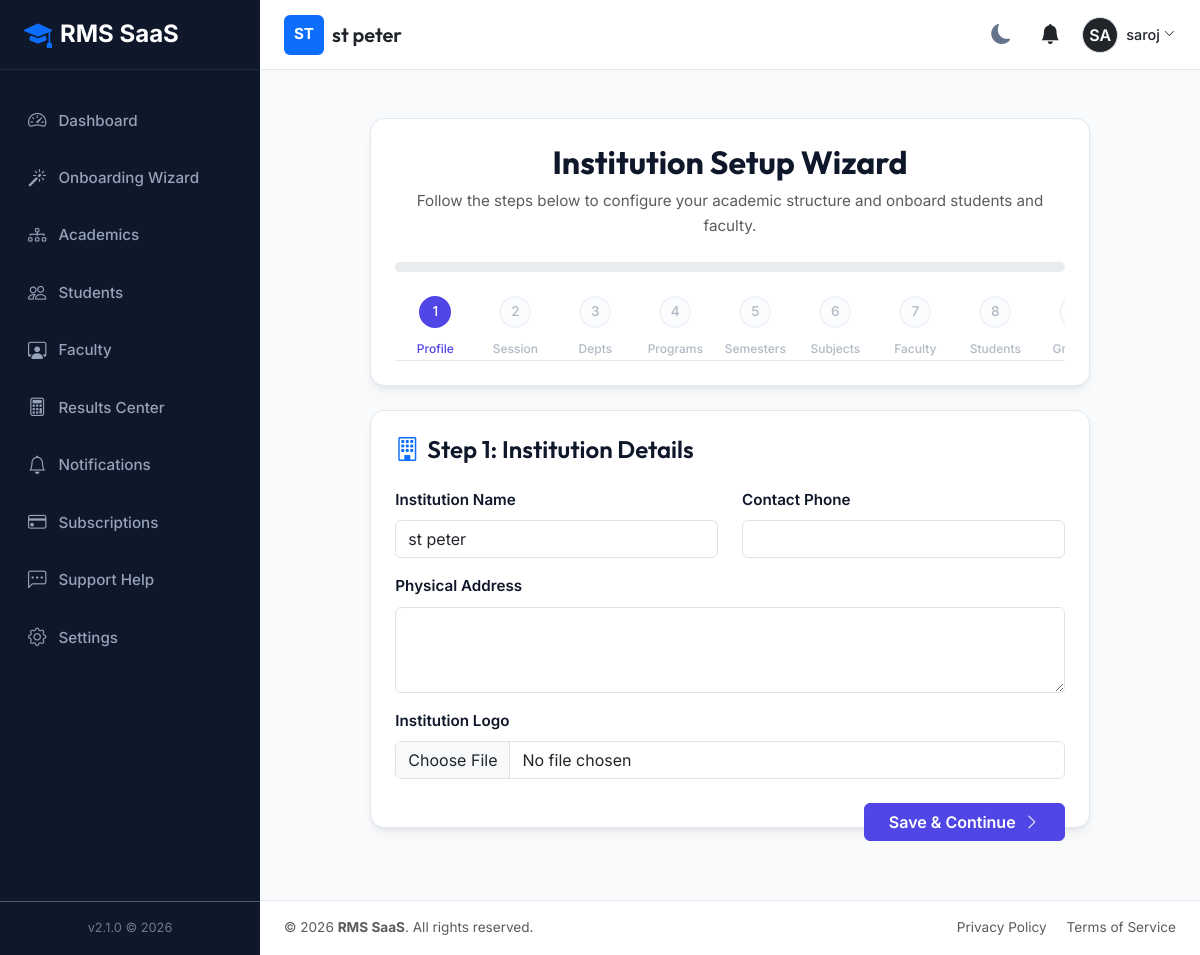
The page /onboarding/ (signed in) on the database its author committed.
### tenants/models.py (models this page shows, shortened)
class Institution(models.Model):
    name = models.CharField(max_length=255)
    slug = models.SlugField(max_length=255, unique=True)
    contact_email = models.EmailField()
    contact_phone = models.CharField(max_length=20, blank=True, null=True)
    address = models.TextField(blank=True, null=True)
    logo = models.ImageField(upload_to='institution_logos/', blank=True, null=True)
    is_active = models.BooleanField(default=True)
    created_at = models.DateTimeField(auto_now_add=True)
    updated_at = models.DateTimeField(auto_now=True)

### accounts/models.py (models this page shows, shortened)
class User(AbstractUser):
    class Role(models.TextChoices):
        SUPER_ADMIN = 'SUPER_ADMIN', 'Super Admin'
        INSTITUTION_OWNER = 'INSTITUTION_OWNER', 'Institution Owner'
        INSTITUTION_ADMIN = 'INSTITUTION_ADMIN', 'Institution Admin'
        EXAM_CONTROLLER = 'EXAM_CONTROLLER', 'Examination Controller'
        HOD = 'HOD', 'Head of Department'
        FACULTY = 'FACULTY', 'Faculty'
        STUDENT = 'STUDENT', 'Student'
    role = models.CharField(max_length=30, choices=Role.choices, default=Role.STUDENT)
    institution = models.ForeignKey(
        'tenants.Institution',
        on_delete=models.SET_NULL,
        null=True,
        blank=True,
        related_name='users'
    )
    phone = models.CharField(max_length=20, blank=True, null=True)
    profile_picture = models.ImageField(upload_to='profile_pics/', blank=True, null=True)
    created_at = models.DateTimeField(auto_now_add=True)
    updated_at = models.DateTimeField(auto_now=True)
    @property
    def is_super_admin(self):
        return self.role == self.Role.SUPER_ADMIN or self.is_superuser
    @property
    def is_institution_admin(self):
        return self.role in [self.Role.INSTITUTION_OWNER, self.Role.INSTITUTION_ADMIN]

### academics/views.py (the view)
    def wrapper(request, *args, **kwargs):
        if not request.user.is_authenticated:
            return redirect('login')
        if not request.user.is_super_admin and not request.user.is_institution_admin:
            messages.error(request, "Permission Denied: Admin access required.")
            return redirect('dashboard')
        return view_func(request, *args, **kwargs)

### academics/views.py (called while the page is built)
def admin_required(view_func):
    def wrapper(request, *args, **kwargs):
        if not request.user.is_authenticated:
            return redirect('login')
        if not request.user.is_super_admin and not request.user.is_institution_admin:
            messages.error(request, "Permission Denied: Admin access required.")
            return redirect('dashboard')
        return view_func(request, *args, **kwargs)
    return wrapper

### notifications/context_processors.py (called while the page is built)
def unread_notifications(request):
    if request.user.is_authenticated:
        unread_notifications = Notification.objects.filter(user=request.user, is_read=False).order_by('-created_at')
        return {
            'unread_notifications': unread_notifications,
            'unread_notifications_list': unread_notifications,
            'unread_notifications_count': unread_notifications.count()
        }
    return {}

### tenants/context_processors.py (called while the page is built)
def institution_context(request):
    context = {
        'current_institution': None,
        'institution_settings': None
    }
    if request.user.is_authenticated and not request.user.is_super_admin:
        if request.user.institution:
            context['current_institution'] = request.user.institution
            try:
                context['institution_settings'] = request.user.institution.settings
            except Exception:
                context['institution_settings'] = None
    return context

### templates/institution/onboarding_wizard.html (shortened to what this page needs)
{% extends "base.html" %}
{% block content %}
<div class="row justify-content-center py-4">
    <div class="col-lg-10">
        <div class="rms-card p-4 text-center mb-4">
            <h2 class="font-heading fw-bold">Institution Setup Wizard</h2>
            <p class="text-muted mb-4">Follow the steps below to configure your academic structure and onboard students and faculty.</p>
            <div class="progress mb-4" style="height: 10px; border-radius: 5px;">
            </div>
            <ul class="wizard-steps d-flex justify-content-between p-0 m-0">
                {% for i in "123456789" %}
                    <li class="wizard-step {% if step == forloop.counter %}active{% elif onboarding_step > forloop.counter %}completed{% endif %}">
                        <a href="?step={{ forloop.counter }}" class="text-decoration-none text-reset {% if onboarding_step < forloop.counter %}pe-none opacity-50{% endif %}">
                            <div class="wizard-step-number">{{ forloop.counter }}</div>
                            <span class="d-none d-md-inline" style="font-size: 0.75rem;">
                                {% if forloop.counter == 1 %}Profile
                                {% elif forloop.counter == 2 %}Session
                                {% elif forloop.counter == 3 %}Depts
                                {% elif forloop.counter == 4 %}Programs
                                {% elif forloop.counter == 5 %}Semesters
                                {% elif forloop.counter == 6 %}Subjects
                                {% elif forloop.counter == 7 %}Faculty
                                {% elif forloop.counter == 8 %}Students
                                {% elif forloop.counter == 9 %}Grading
                                {% endif %}
                            </span>
                        </a>
                    </li>
                {% endfor %}
            </ul>
        </div>
        <div class="rms-card p-4">
            {% if step == 1 %}
            <h4 class="mb-4 font-heading fw-semibold"><i class="bi bi-building me-2 text-primary"></i>Step 1: Institution Details</h4>
            <form method="POST" enctype="multipart/form-data">
                <div class="row">
                    <div class="col-md-6 mb-3">
                        <label for="name" class="form-label fw-semibold">Institution Name</label>
                        <input type="text" id="name" name="name" class="form-control" value="{{ institution.name }}" required>
                    </div>
                    <div class="col-md-6 mb-3">
                        <label for="contact_phone" class="form-label fw-semibold">Contact Phone</label>
                        <input type="text" id="contact_phone" name="contact_phone" class="form-control" value="{{ institution.contact_phone|default:'' }}">
                    </div>
                </div>
                <div class="mb-3">
                    <label for="address" class="form-label fw-semibold">Physical Address</label>
                    <textarea id="address" name="address" class="form-control" rows="3">{{ institution.address|default:'' }}</textarea>
                </div>
                <div class="mb-4">
                    <label for="logo" class="form-label fw-semibold">Institution Logo</label>
                    <input type="file" id="logo" name="logo" class="form-control">
                </div>
                <button type="submit" class="btn btn-primary px-4 fw-semibold float-end">Save & Continue <i class="bi bi-chevron-right ms-1"></i></button>
            </form>
            {% endif %}
        </div>
    </div>
</div>
{% endblock %}

### templates/partials/navbar.html (shortened to what this page needs)
<nav class="app-navbar no-print">
    <div class="d-flex align-items-center">
        {% if current_institution %}
            <div class="d-flex align-items-center">
                {% if current_institution.logo %}
                    <img src="{{ current_institution.logo.url }}" alt="{{ current_institution.name }} Logo" height="40" class="me-2 rounded">
                {% else %}
                    <div class="bg-primary text-white d-flex align-items-center justify-content-center rounded me-2" style="width: 40px; height: 40px; font-weight: bold;">
                        {{ current_institution.name|slice:":2"|upper }}
                    </div>
                {% endif %}
                <div>
                    <h5 class="m-0 text-dark font-heading">{{ current_institution.name }}</h5>
                </div>
            </div>
        {% else %}
            <h5 class="m-0 text-dark font-heading">RMS SaaS Platform</h5>
        {% endif %}
    </div>
    <div class="d-flex align-items-center gap-3">
        <button class="theme-toggle-btn" id="theme-toggle" title="Toggle Theme">
            <i class="bi bi-moon-fill"></i>
        </button>
        <div class="dropdown">
            <button class="btn btn-link position-relative text-dark p-1" type="button" id="notificationDropdown" data-bs-toggle="dropdown" aria-expanded="false">
                <i class="bi bi-bell-fill fs-5"></i>
            </button>
        </div>
        <div class="dropdown">
            <button class="btn btn-link d-flex align-items-center text-decoration-none p-0 text-dark" type="button" id="userProfileDropdown" data-bs-toggle="dropdown" aria-expanded="false">
                {% if user.profile_picture %}
                    <img src="{{ user.profile_picture.url }}" alt="{{ user.username }}" width="36" height="36" class="rounded-circle border">
                {% else %}
                    <div class="bg-dark text-white rounded-circle d-flex align-items-center justify-content-center border" style="width: 36px; height: 36px; font-weight: 600;">
                        {{ user.username|slice:":2"|upper }}
                    </div>
                {% endif %}
                <span class="ms-2 d-none d-md-inline" style="font-size: 0.9rem; font-weight: 500;">{{ user.get_full_name|default:user.username }}</span>
                <i class="bi bi-chevron-down ms-1" style="font-size: 0.7rem;"></i>
            </button>
        </div>
    </div>
</nav>

### static/css/styles.css (style rules this page uses)
:root { --bg-primary: #f8fafc; --bg-secondary: #ffffff; --text-primary: #0f172a; --text-secondary: #64748b; --border-color: #e2e8f0; --card-shadow: 0 4px 6px -1px rgba(0, 0, 0, 0.05), 0 2px 4px -1px rgba(0, 0, 0, 0.02), 0 10px 15px -3px rgba(0, 0, 0, 0.03); --sidebar-bg: #0f172a; --sidebar-text: #94a3b8; --sidebar-active-bg: #1e293b; --sidebar-active-text: #ffffff; --primary: #4f46e5; --primary-hover: #4338ca; --success: #10b981; --warning: #f59e0b; --danger: #ef4444; --info: #06b6d4; --font-heading: 'Outfit', sans-serif; --font-body: 'Inter', sans-serif; --radius-lg: 14px; --radius-md: 10px; --transition-fast: 0.2s ease; }
body { background-color: var(--bg-primary); color: var(--text-primary); font-family: var(--font-body); font-size: 0.95rem; line-height: 1.6; transition: background-color var(--transition-fast), color var(--transition-fast); }
h1, h2, h3, h4, h5, h6 { font-family: var(--font-heading); font-weight: 600; }
.app-navbar { background-color: var(--bg-secondary); border-bottom: 1px solid var(--border-color); height: 70px; padding: 0 1.5rem; display: flex; align-items: center; justify-content: space-between; }
.rms-card { background-color: var(--bg-secondary); border: 1px solid var(--border-color); border-radius: var(--radius-lg); box-shadow: var(--card-shadow); padding: 1.5rem; margin-bottom: 1.5rem; transition: transform var(--transition-fast), box-shadow var(--transition-fast); }
.btn-primary { background-color: var(--primary); border-color: var(--primary); }
.wizard-steps { display: flex; justify-content: space-between; list-style: none; padding: 0; margin-bottom: 2rem; border-bottom: 1px solid var(--border-color); padding-bottom: 1rem; overflow-x: auto; }
.wizard-step { text-align: center; flex-grow: 1; min-width: 80px; color: var(--text-secondary); font-weight: 500; }
.wizard-step.active { color: var(--primary); }
.wizard-step-number { width: 32px; height: 32px; border-radius: 50%; background-color: var(--bg-primary); border: 2px solid var(--border-color); display: flex; align-items: center; justify-content: center; margin: 0 auto 0.5rem; font-size: 0.85rem; }
.wizard-step.active .wizard-step-number { border-color: var(--primary); background-color: var(--primary); color: #ffffff; }
.theme-toggle-btn { cursor: pointer; background: none; border: none; color: var(--text-secondary); font-size: 1.25rem; padding: 0.5rem; border-radius: 50%; display: flex; align-items: center; justify-content: center; transition: all var(--transition-fast); }

### rows shown on the page
Institution: name "ST", name "st peter"
User: username "SA", get_full_name "saroj"
